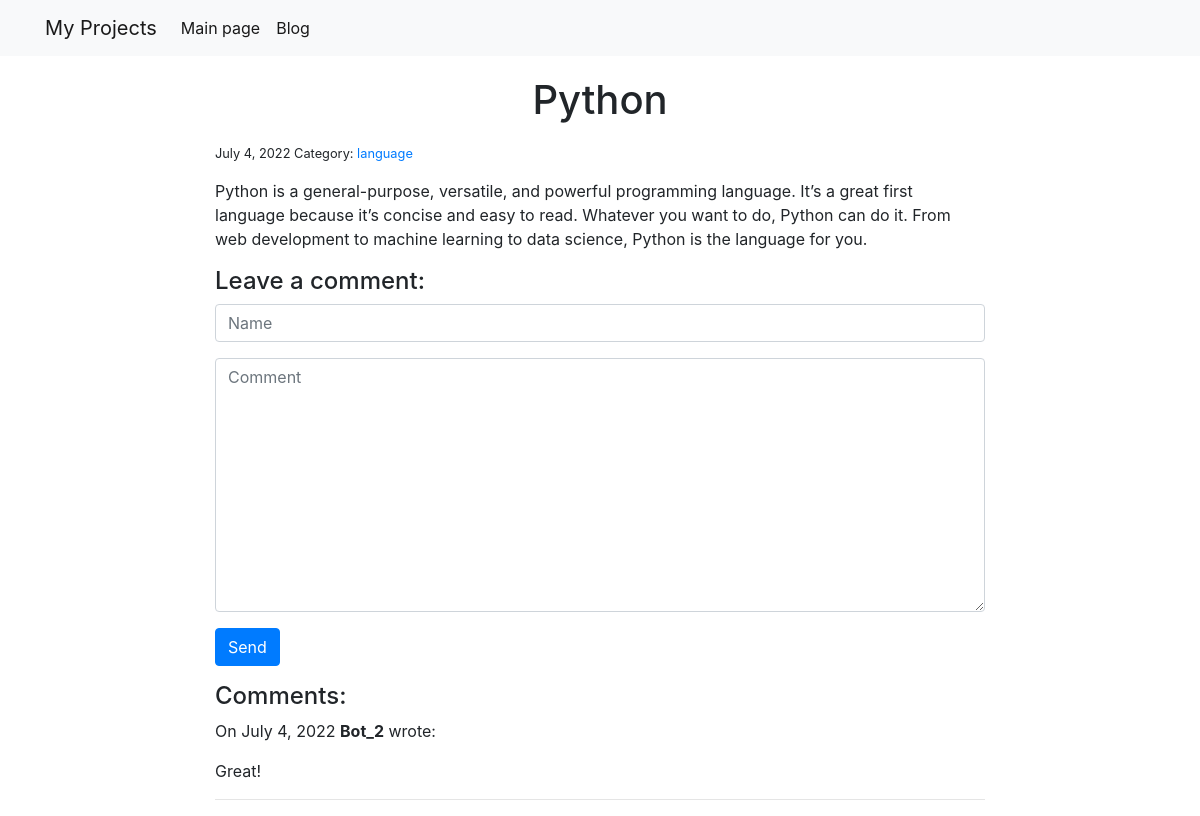
Page /blog/1/ on the committed database.
### blog/models.py (models this page shows)
class Post(models.Model):
    title = models.CharField(max_length=250)
    body = models.TextField()
    created_on = models.DateTimeField(auto_now_add=True)
    last_modified = models.DateTimeField(auto_now=True)
    categories = models.ManyToManyField('Category', related_name='posts')

class Category(models.Model):
    name = models.CharField(max_length=30)

class Comment(models.Model):
    author = models.CharField(max_length=60)
    body = models.TextField()
    created_on = models.DateTimeField(auto_now_add=True)
    post = models.ForeignKey('Post', on_delete=models.CASCADE)

### blog/views.py (the view, shortened to what this page needs)
# urls.py: path("<int:pk>/", views.blog_detail, name="blog_detail"),
def blog_detail(request, pk):
    post = Post.objects.get(pk=pk)
    form = CommentForm()
    comments = Comment.objects.filter(post=post)
    context = {
        "post": post,
        "comments": comments,
        "form": form
    }
    return render(request, "blog_detail.html", context)

### blog/forms.py
class CommentForm(forms.Form):
    author = forms.CharField(
        max_length=60,
        widget=forms.TextInput(attrs={
            'class': 'form-control',
            'placeholder': 'Name'
        })
    )
    body = forms.CharField(
        widget=forms.Textarea(attrs={
            'class': 'form-control',
            'placeholder': 'Comment'
        })
    )

### blog/templates/blog_detail.html (shortened to what this page needs)
{% extends "base.html" %}
{% block page_content %}
<div class="col-md-8 offset-md-2">
  <h1>{{ post.title }}</h1>
  <small>
      {{ post.created_on.date }}
      Category:
      {% for category in post.categories.all %}
      <a href="{% url 'blog_category' category.name %}">
          {{ category.name }}
      </a>
      {% endfor %}
  </small>
  <p>{{ post.body | linebreaks }}</p>
    <h4>Leave a comment:</h4>
    <form action="/blog/{{ post.pk }}/" method="post">
        <div class="form-group">
            {{ form.author }}
        </div>
        <div class="form-group">
            {{ form.body }}
        </div>
        <button type="submit" class="btn btn-primary">Send</button>
    </form>
    <h4>Comments:</h4>
    {% for comment in comments %}
    <p>
        On {{ comment.created_on.date }}
        <b>{{ comment.author }}</b> wrote:
    </p>
    <p>{{ comment.body }}</p>
    <hr>
    {% endfor %}
</div>
{% endblock %}

### myprojects/templates/base.html (shortened to what this page needs)
{% load static %}
<link rel="stylesheet" href="https://cdn.jsdelivr.net/npm/bootstrap@4.4.1/dist/css/bootstrap.min.css">
<link type="text/css" href="{% static '/css/styles.css' %}" rel="stylesheet" />
<nav class="navbar navbar-expand-lg navbar-light bg-light">
  <div class="container">
    <a class="navbar-brand" href="{% url 'project_index' %}">My Projects</a>
    <div class="collapse navbar-collapse" id="navbarSupportedContent">
      <ul class="navbar-nav mr-auto">
        <li class="nav-item active">
          <a class="nav-link" href="{% url 'project_index' %}">Main page</a>
        </li>
        <li class="nav-item active">
          <a class="nav-link" href="{% url 'blog_index' %}">Blog</a>
        </li>
      </ul>
    </div>
  </div>
</nav>
{% block page_content %}
{% endblock %}

### myprojects/static/css/styles.css (style rules this page uses)
h1 { text-align: center; margin: 20; }

### rows in the picture
Post: title "Python", created_on "July 4, 2022", body "Python is a general-purpose, versatile, and powerful programming language. It’s a great first language because it’s concise and easy to read. Whatever you want to do, Python can do it. From web development to machine learning to data science, Python is the language for you."
Category: name "language"
Comment: created_on "July 4, 2022", author "Bot_2", body "Great!"
